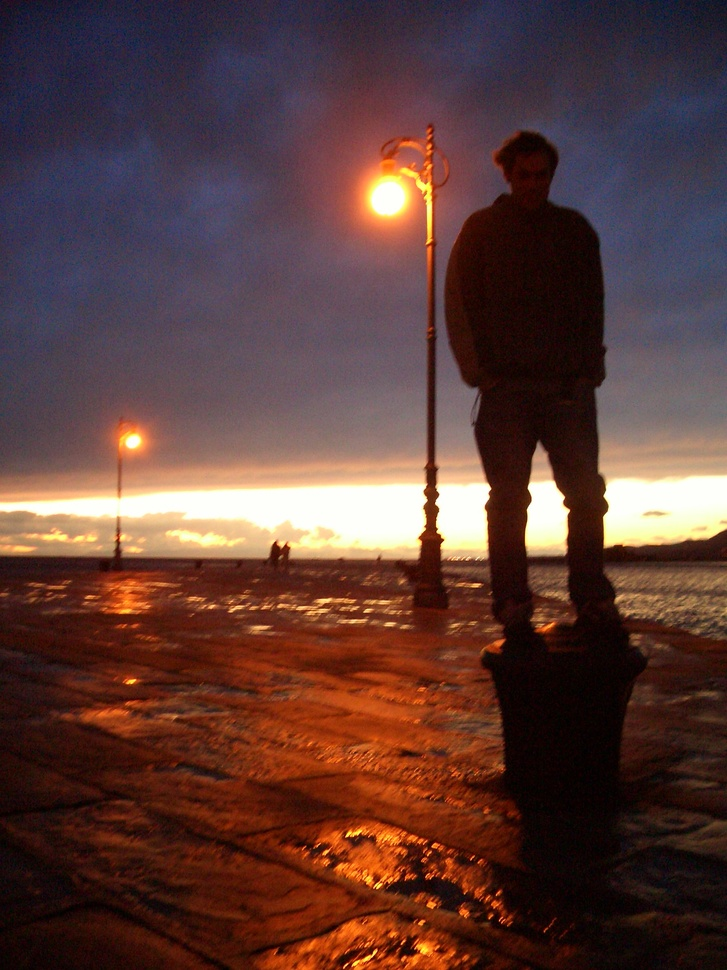
%> input picture Assets/Image4.jpg, 727 x 970 px, shrunk from 1200 x 1600 before the run
$ octave image4.m   (GNU Octave 9; MATLAB toolbox functions it lacks are replaced by stand-ins)
%> lines starting %> are read from the running program, lines starting %| are printed output that depends on the picture
%==========================================================================
% IMAGE 4: COMPREHENSIVE ENHANCEMENT
%==========================================================================
% Problem: Dark, low-contrast, uneven brightness, blurry
% Solution: CLAHE + complete 9-stage enhancement pipeline
%==========================================================================

clear all; close all; clc;

%% Initial path setup
path = "C:\Users\DELL\Desktop\ICV_Assignment";
cd(path);

imagePath = 'Assets/Image4.jpg';
outputFolder = 'Output/Image4/';

if ~exist(outputFolder, 'dir')
    mkdir(outputFolder);
end

%% Load image
img = imread(imagePath);
%> img is the input picture: size 970x727x3 uint8; mean R, G, B 91.4, 59.8, 55.3
img = im2double(img);
%> img: size 970x727x3 double

%% Pre-processing metrics

img_uint8 = uint8(img * 255);

% Variance (texture/detail measure)
img_variance = var(double(img_uint8(:)));
%> img_variance = 3648.8

% Sharpness (Laplacian variance)
lap_kernel = [0 -1 0; -1 4 -1; 0 -1 0];
lap_img = imfilter(img, lap_kernel, 'replicate');
img_sharpness = var(lap_img(:));
%> img_sharpness = 0.00358

fprintf('--- Original Image Metrics ---\n');
fprintf('Variance: %.4f\n', img_variance);
%| Variance: 3648.8228
fprintf('Sharpness (Laplacian Var): %.4f\n', img_sharpness);
%| Sharpness (Laplacian Var): 0.0036
fprintf('PSNR: N/A (reference image)\n');

%% CLAHE

clahe_enhanced = zeros(size(img));

for i = 1:3
    clahe_enhanced(:,:,i) = im2double( ...
        adapthisteq(uint8(img(:,:,i)*255), ...
        'ClipLimit',0.02,'NumTiles',[8 8]));
end
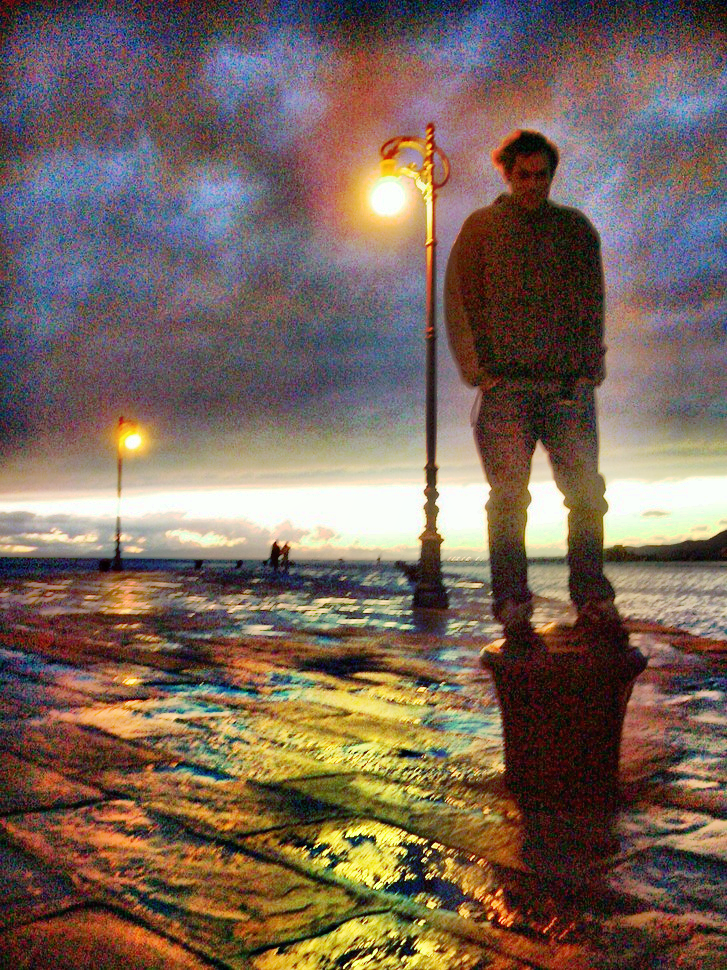
%> clahe_enhanced: size 970x727x3 double; mean R, G, B 0.47, 0.393, 0.345

%% DENOISING

denoised = zeros(size(img));

for i = 1:3
    denoised(:,:,i) = im2double( ...
        medfilt2(uint8(clahe_enhanced(:,:,i)*255)));
end

%% SHARPENING

sharpened = imsharpen(denoised,'Radius',2,'Amount',1);
sharpened = min(max(sharpened,0),1);

%% CONTRAST

contrast_stretched = zeros(size(img));

for i = 1:3
    contrast_stretched(:,:,i) = imadjust(sharpened(:,:,i));
end

%% HISTOGRAM EQUALIZATION

hist_equalized = zeros(size(img));

for i = 1:3
    hist_equalized(:,:,i) = im2double( ...
        histeq(uint8(contrast_stretched(:,:,i)*255)));
end
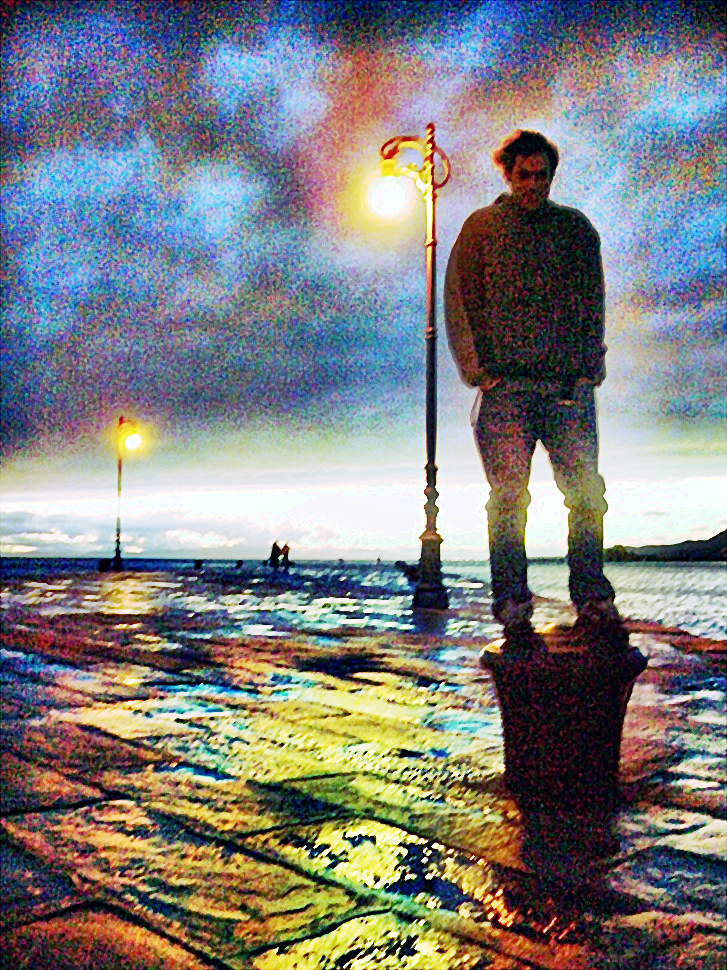
%> hist_equalized: size 970x727x3 double; mean R, G, B 0.495, 0.495, 0.495

%%  EDGE DETECTION

gray_final = rgb2gray(hist_equalized);
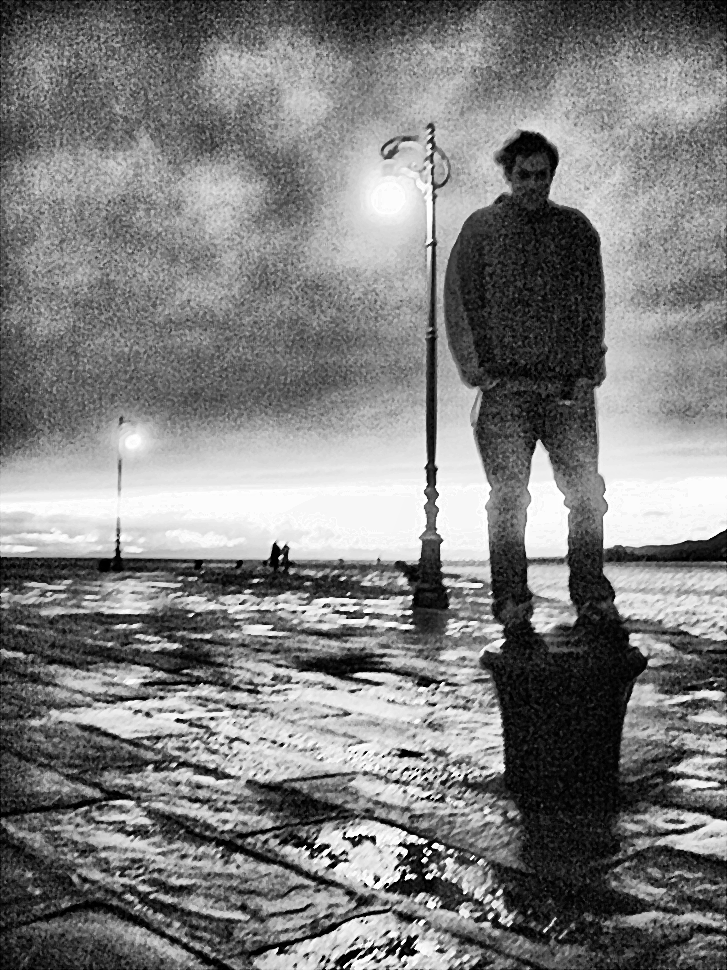
%> gray_final: size 970x727 double; min 0.00358, max 1, mean 0.495
edges = edge(gray_final,'Canny');
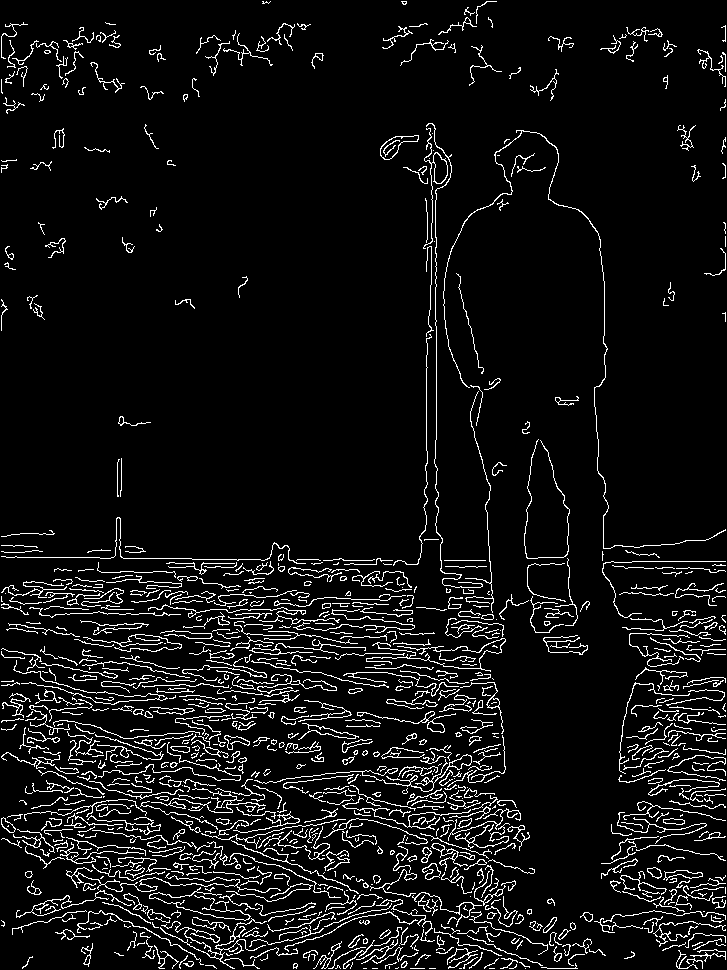
%> edges: size 970x727 logical; 7% white in thin lines or dots

%%  Images of all the steps
figure('Name','Image Processing Stages');

subplot(2,4,1); imshow(img); title('Original');
subplot(2,4,2); imshow(clahe_enhanced); title('CLAHE');
subplot(2,4,3); imshow(denoised); title('Denoised');
subplot(2,4,4); imshow(sharpened); title('Sharpened');
subplot(2,4,5); imshow(contrast_stretched); title('Contrast');
subplot(2,4,6); imshow(hist_equalized); title('Hist Equalized');
subplot(2,4,7); imshow(edges); title(sprintf('Edges (%d)', sum(edges(:))));

%% Histogram of all the images
figure('Name','Histograms');

subplot(2,2,1);
imhist(rgb2gray(img)); title('Original');

subplot(2,2,2);
imhist(rgb2gray(clahe_enhanced)); title('CLAHE');

subplot(2,2,3);
imhist(rgb2gray(contrast_stretched)); title('Contrast');

subplot(2,2,4);
imhist(rgb2gray(hist_equalized)); title('Final');
%> after `title('Final')`:
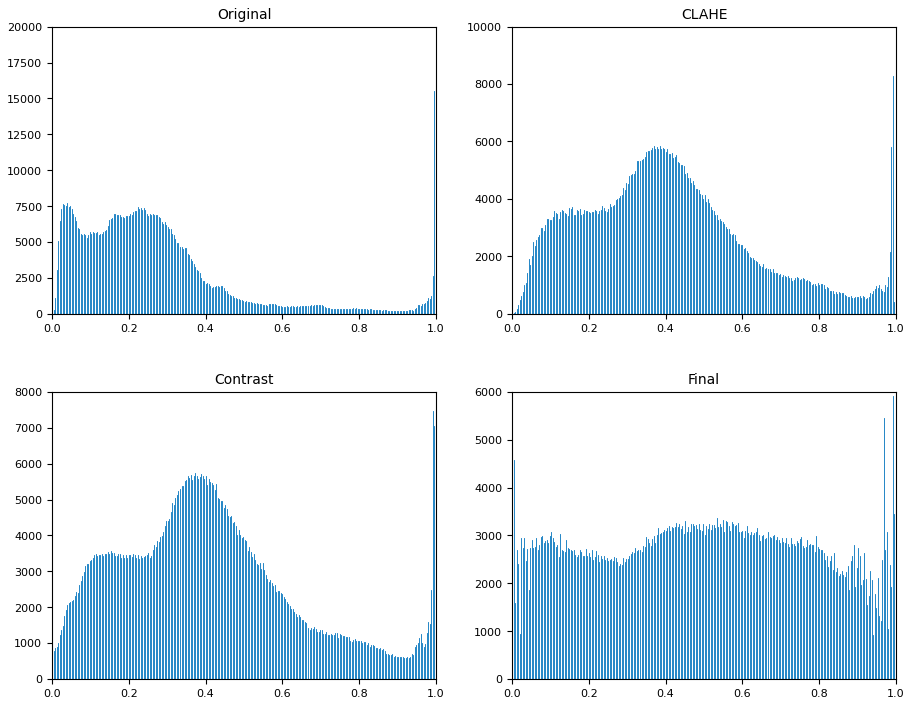
%> figure redrawn from the program's plot data, 4 panels; panel 1: highest point at x = 0.996, y = 15532; panel 2: highest point at x = 0.992, y = 8283; panel 3: highest point at x = 0.992, y = 7479; panel 4: highest point at x = 0.992, y = 5916

%% Final comparisn
figure('Name','Original vs Final Enhanced');

subplot(1,2,1);
imshow(img);
title('Original Image');

subplot(1,2,2);
imshow(hist_equalized);
title('Final Enhanced Image');

%% Metrics after processing
fprintf('Metrics after processing image\n');

img_uint8 = uint8(img*255);
hist_uint8 = uint8(hist_equalized*255);

diff = double(img_uint8(:)) - double(hist_uint8(:));
mse = mean(diff.^2);
%> mse = 5866.7

psnr_val = 20 * log10(255 / sqrt(mse + eps));
%> psnr_val = 10.45

laplacian_kernel = [0 -1 0; -1 4 -1; 0 -1 0];
laplacian_img = imfilter(hist_equalized, laplacian_kernel,'replicate');
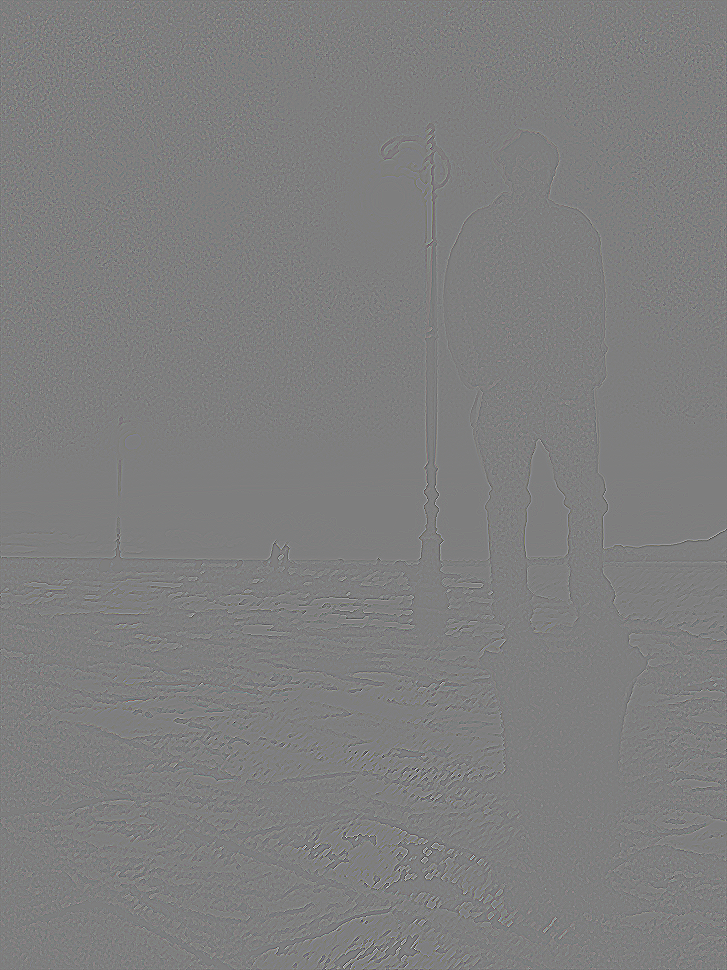
%> laplacian_img: size 970x727x3 double; mean R, G, B -7.79e-20, -5.05e-19, -3.46e-19; drawn with min black and max white
laplacian_var = var(laplacian_img(:));
%> laplacian_var = 0.0323

fprintf('✓ MSE: %.4f\n', mse);
%| ✓ MSE: 5866.7301
fprintf('✓ PSNR: %.2f dB\n', psnr_val);
%| ✓ PSNR: 10.45 dB
fprintf('✓ Laplacian Variance: %.4f\n', laplacian_var);
%| ✓ Laplacian Variance: 0.0323

%% Saving reasult
imwrite(uint8(clahe_enhanced*255), [outputFolder 'Image4_CLAHE.jpg']);
imwrite(uint8(denoised*255), [outputFolder 'Image4_Denoised.jpg']);
imwrite(uint8(sharpened*255), [outputFolder 'Image4_Sharpened.jpg']);
imwrite(uint8(hist_equalized*255), [outputFolder 'Image4_Enhanced.jpg']);
imwrite(edges, [outputFolder 'Image4_Edges.jpg']);

saveas(figure(1), [outputFolder 'Image4_Images.png']);
saveas(figure(2), [outputFolder 'Image4_Histograms.png']);
